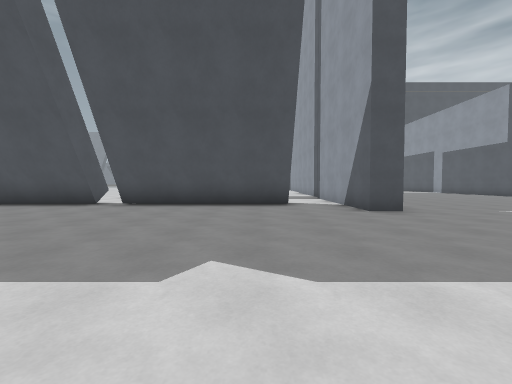
[1] (above)

24 first-person views from a walk through a level from a Godot 3-D game. The camera is 1.3 m above the floor, tilts 2° down and sees 90° across. The floor is counted in squares, 2 m on a side. Each view is taken from the middle of a square. On the plan, view 1 faces up. The plan holds only what a view shows up to about 9 squares ahead; the rest is blank. The place goes on beyond the plan. Surface patterns are stand-ins for the level's own textures.

[2]
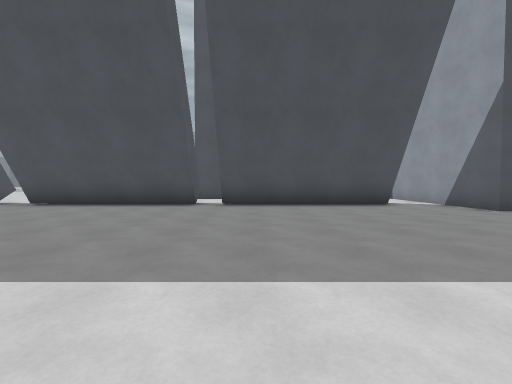

[3]
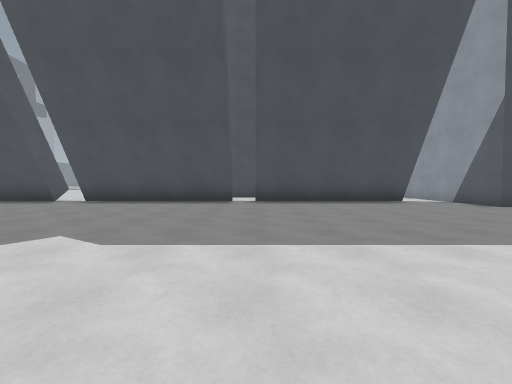

[4]
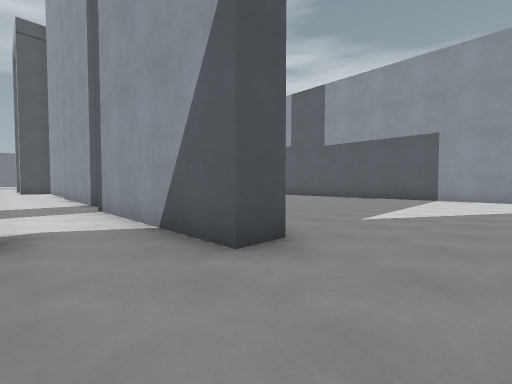

[5]
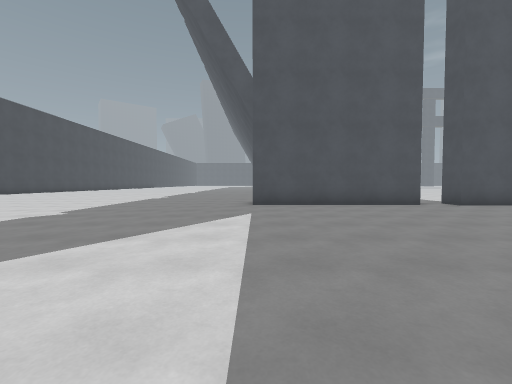

[6]
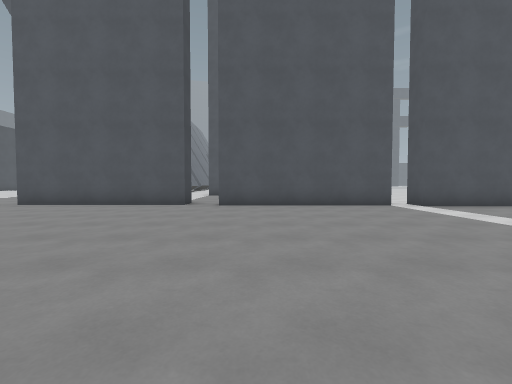

[7]
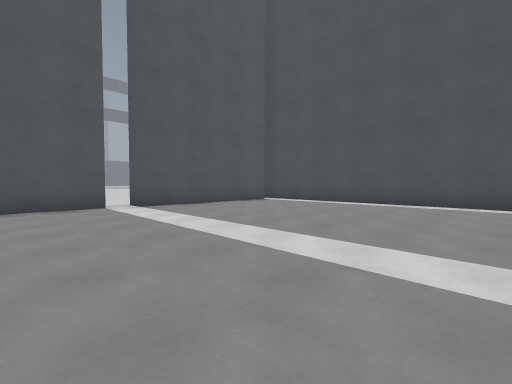

[8]
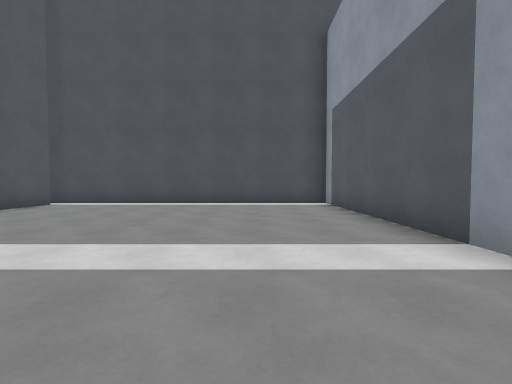

[9]
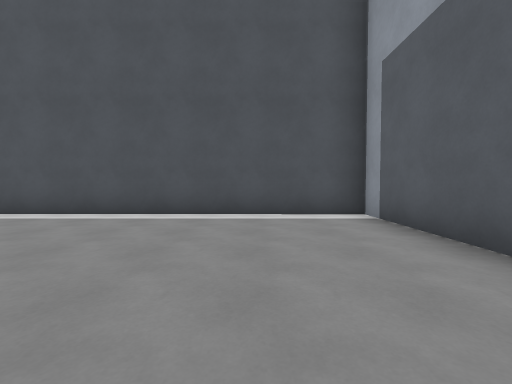

[10]
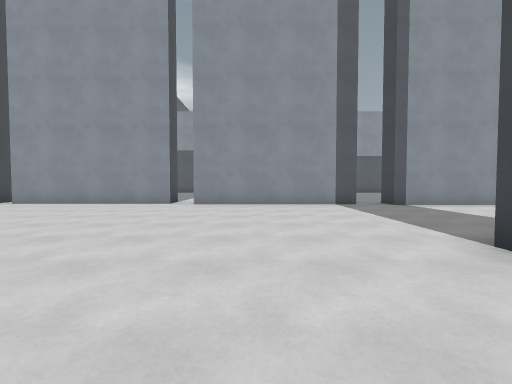

[11]
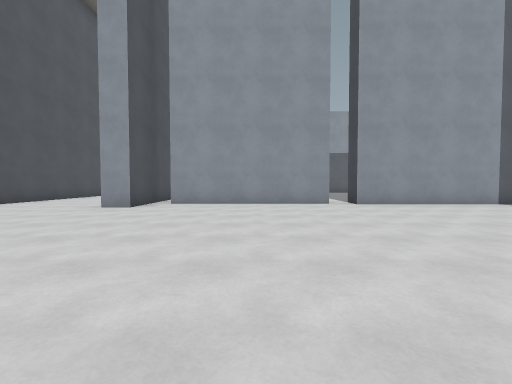

[12]
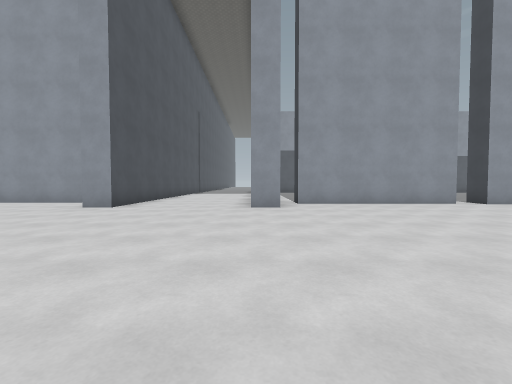

[13]
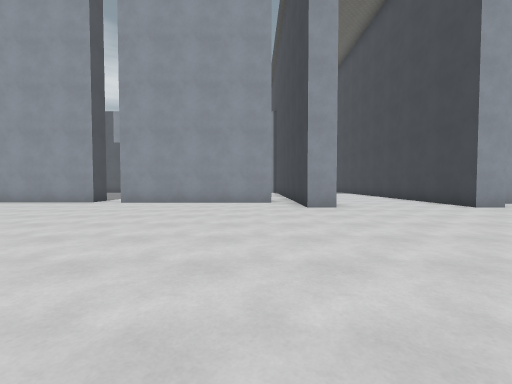

[14]
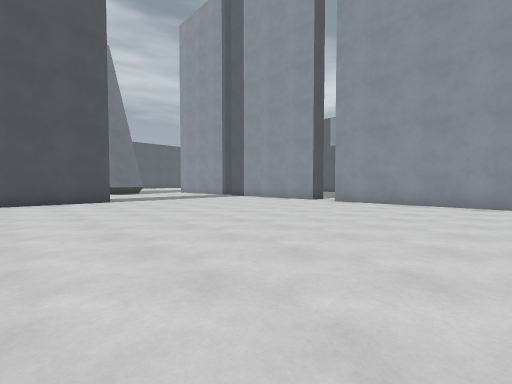

[15]
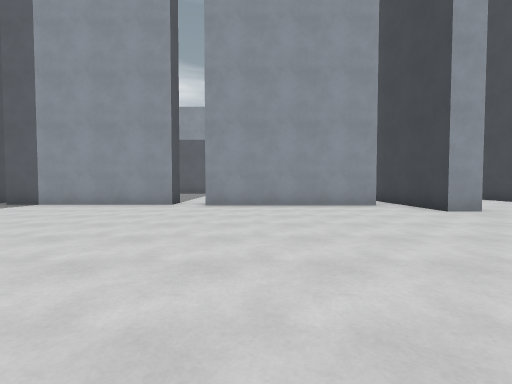

[16]
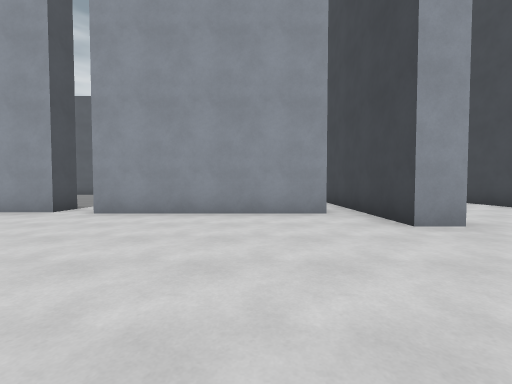

[17]
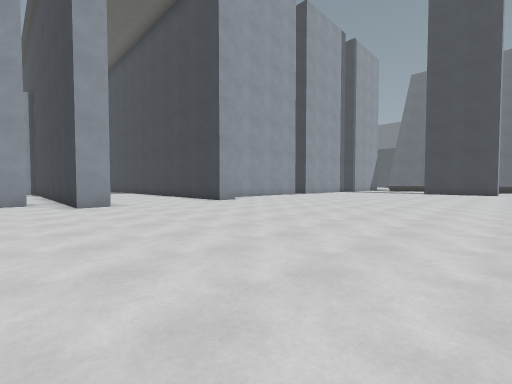

[18]
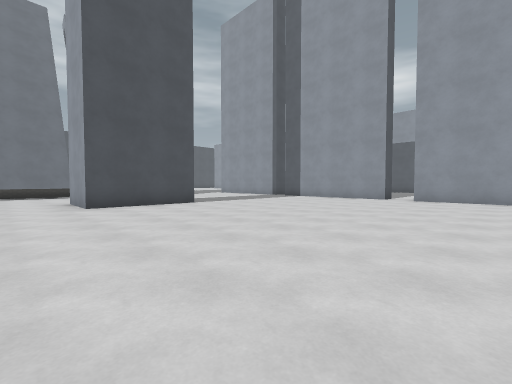

[19]
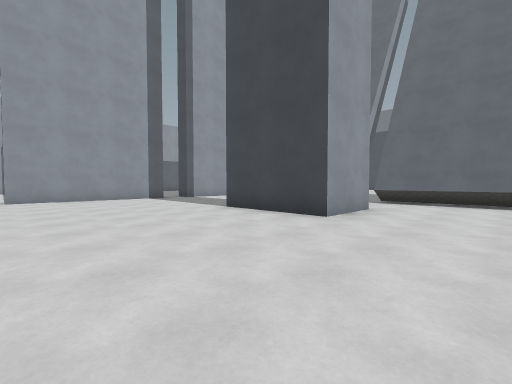

[20]
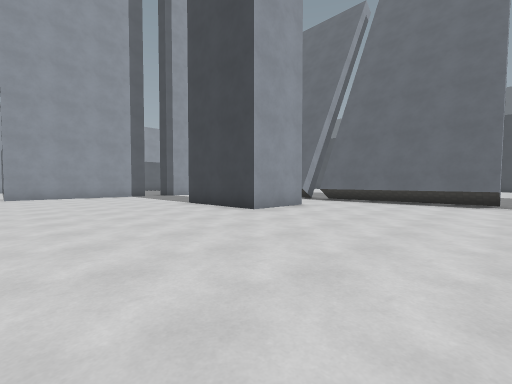

[21]
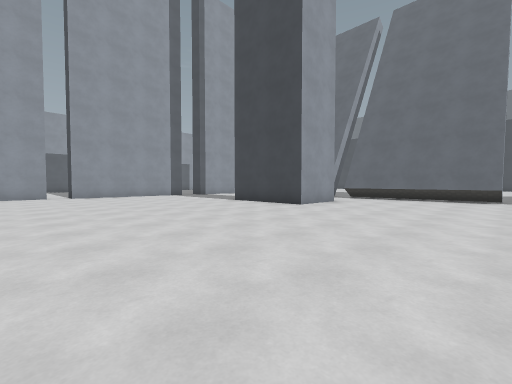

[22]
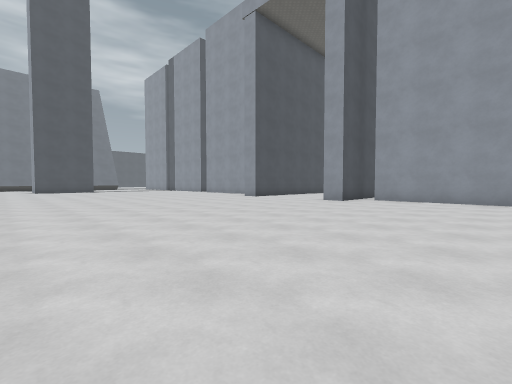

[23]
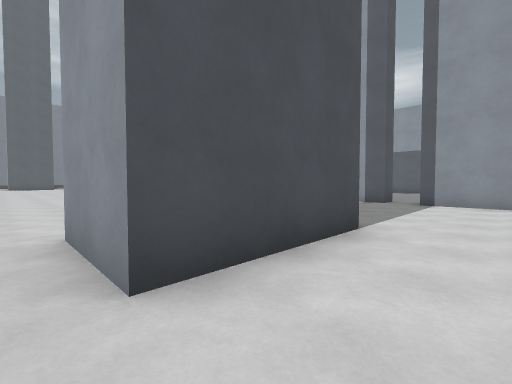

[24]
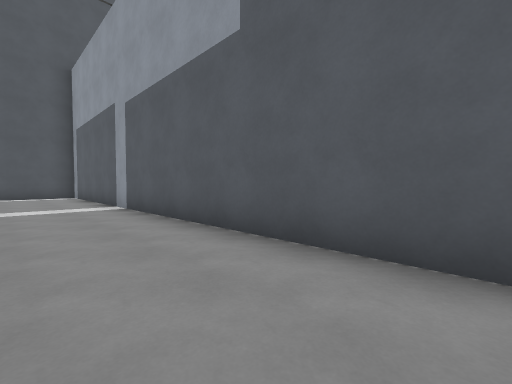

### Floor plan
Points are (right, up) in squares from view 1. A wall is a line through its corners. A room is listed if a view was taken in it or the views show most of it. See-through windows are left out.
Room 1 (views 1, 2, 3, 4, 5, 6, 7, 8, 9, 24)
walls: (1, 7.3) (-4.1, 7.3); (3.4, 10.9) (3.4, 5.9) (2.6, 5.9) (2.6, 8.4); (-4.8, 7.3) (-9.8, 7.3); (12.3, 4) (12.3, 5.5); (12.3, 9.9) (12.3, 23.4) (1.8, 23.4); (2.8, 16.9) (3.6, 16.9) (3.6, 11.9) (2.8, 11.9); (3, 22.7) (3.8, 22.7) (3.8, 17.7) (3, 17.7)
low walls: (1, 7.5) (-4.1, 7.5); (-4.8, 7.5) (-9.8, 7.5)
ways out: opening at (2, 7.5) to room 2; opening at (3.5, 23) to room 2; gap at (-10, 8) to room 2; gap at (3, 11.5) to room 2; gap at (3, 17) to room 2
Room 2 (views 10, 11, 12, 13, 14, 15, 16, 17, 18, 19, 20, 21, 22, 23)
walls: (1.8, 23.4) (1.8, 24.1) (6.4, 24.1); (4, 27.8) (1.8, 27.8) (1.8, 28.6) (3.5, 28.6); (3.5, 29.4) (3.5, 34.5); (3, 17.7) (3, 22.7); (3.7, 35.5) (3.7, 40.5); (2.8, 11.9) (2.8, 16.9); (-2.4, 10.5) (-5.5, 10.5) (-5.5, 12.6) (-2.4, 12.6); (-2.4, 39.5) (-5.5, 39.5) (-5.5, 40.5); (2.6, 8.4) (2.6, 10.9); (-9.8, 8.3) (-4.8, 8.3)
ways out: opening at (2, 7.5) to room 1; opening at (3.5, 23) to room 1; gap at (-10, 8) to room 1; gap at (3, 11.5) to room 1; gap at (3, 17) to room 1; opening at (4, 29); opening at (4, 35)

Where each view was taken, in squares from view 1:
view 1: 0 up, 0 right, facing up
view 2: 0 up, 3 left, facing up
view 3: 1 down, 4 left, facing up
view 4: 4 up, 1 right, facing up-right
view 5: 6 up, 11 right, facing left
view 6: 13 up, 11 right, facing left
view 7: 15 up, 11 right, facing up-left
view 8: 15 up, 10 right, facing up
view 9: 18 up, 10 right, facing up
view 10: 15 up, 5 left, facing right
view 11: 20 up, 5 left, facing right
view 12: 24 up, 5 left, facing right
view 13: 30 up, 5 left, facing right
view 14: 30 up, 5 left, facing up-right
view 15: 33 up, 4 left, facing right
view 16: 31 up, 2 left, facing right
view 17: 30 up, 6 left, facing down-right
view 18: 32 up, 7 left, facing up-right
view 19: 17 up, 8 left, facing down-right
view 20: 17 up, 10 left, facing down-right
view 21: 19 up, 10 left, facing down-right
view 22: 19 up, 7 left, facing up-right
view 23: 9 up, 6 left, facing up-right
view 24: 10 up, 10 right, facing up-right
